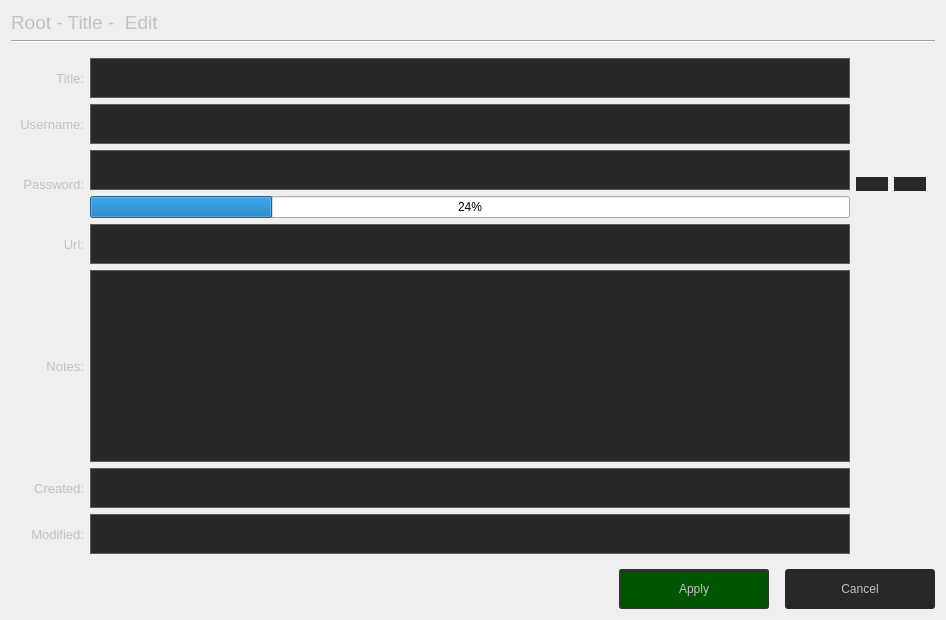
<?xml version="1.0" encoding="UTF-8"?>
<ui version="4.0">
 <class>EditEntry</class>
 <widget class="QWidget" name="EditEntry">
  <property name="geometry">
   <rect>
    <x>0</x>
    <y>0</y>
    <width>946</width>
    <height>620</height>
   </rect>
  </property>
  <property name="windowTitle">
   <string>Form</string>
  </property>
  <layout class="QVBoxLayout" name="verticalLayout_2">
   <item>
    <widget class="QLabel" name="header_label">
     <property name="font">
      <font>
       <pointsize>14</pointsize>
      </font>
     </property>
     <property name="styleSheet">
      <string notr="true">color: rgb(194, 194, 194);</string>
     </property>
     <property name="text">
      <string>Root - Title -  Edit</string>
     </property>
    </widget>
   </item>
   <item>
    <widget class="Line" name="line">
     <property name="orientation">
      <enum>Qt::Horizontal</enum>
     </property>
    </widget>
   </item>
   <item>
    <widget class="QGroupBox" name="groupBox">
     <property name="font">
      <font>
       <pointsize>12</pointsize>
      </font>
     </property>
     <property name="styleSheet">
      <string notr="true">QGroupBox
{
	 border-width: 1px;
     border-style: none;
     border-color: rgb(102, 102, 102);
}</string>
     </property>
     <property name="title">
      <string/>
     </property>
     <property name="alignment">
      <set>Qt::AlignLeading|Qt::AlignLeft|Qt::AlignVCenter</set>
     </property>
     <layout class="QGridLayout" name="gridLayout">
      <item row="5" column="0" colspan="2">
       <widget class="QLabel" name="notes_label">
        <property name="minimumSize">
         <size>
          <width>0</width>
          <height>0</height>
         </size>
        </property>
        <property name="font">
         <font>
          <pointsize>10</pointsize>
         </font>
        </property>
        <property name="styleSheet">
         <string notr="true">color: rgb(194, 194, 194);</string>
        </property>
        <property name="text">
         <string>Notes:</string>
        </property>
        <property name="alignment">
         <set>Qt::AlignRight|Qt::AlignTrailing|Qt::AlignVCenter</set>
        </property>
       </widget>
      </item>
      <item row="3" column="3">
       <widget class="QPushButton" name="pass_button">
        <property name="styleSheet">
         <string notr="true">QPushButton
{
	background-color: rgb(40, 40, 43);
	color: rgb(194, 194, 194);
	border-style: none;
	border-width: 0px;
}

QPushButton::pressed
{
	background-color: rgb(26, 26, 26);
}</string>
        </property>
        <property name="text">
         <string/>
        </property>
       </widget>
      </item>
      <item row="3" column="0" colspan="2">
       <widget class="QLabel" name="password_label">
        <property name="minimumSize">
         <size>
          <width>0</width>
          <height>0</height>
         </size>
        </property>
        <property name="font">
         <font>
          <pointsize>10</pointsize>
         </font>
        </property>
        <property name="styleSheet">
         <string notr="true">color: rgb(194, 194, 194);</string>
        </property>
        <property name="text">
         <string>Password:</string>
        </property>
        <property name="alignment">
         <set>Qt::AlignRight|Qt::AlignTrailing|Qt::AlignVCenter</set>
        </property>
       </widget>
      </item>
      <item row="1" column="0" colspan="2">
       <widget class="QLabel" name="title_label">
        <property name="sizePolicy">
         <sizepolicy hsizetype="Preferred" vsizetype="Preferred">
          <horstretch>0</horstretch>
          <verstretch>0</verstretch>
         </sizepolicy>
        </property>
        <property name="minimumSize">
         <size>
          <width>0</width>
          <height>0</height>
         </size>
        </property>
        <property name="font">
         <font>
          <pointsize>10</pointsize>
         </font>
        </property>
        <property name="styleSheet">
         <string notr="true">color: rgb(194, 194, 194);</string>
        </property>
        <property name="text">
         <string>Title:</string>
        </property>
        <property name="alignment">
         <set>Qt::AlignRight|Qt::AlignTrailing|Qt::AlignVCenter</set>
        </property>
       </widget>
      </item>
      <item row="4" column="0" colspan="2">
       <widget class="QLabel" name="Url_label">
        <property name="minimumSize">
         <size>
          <width>0</width>
          <height>0</height>
         </size>
        </property>
        <property name="font">
         <font>
          <pointsize>10</pointsize>
         </font>
        </property>
        <property name="styleSheet">
         <string notr="true">color: rgb(194, 194, 194);</string>
        </property>
        <property name="text">
         <string>Url:</string>
        </property>
        <property name="alignment">
         <set>Qt::AlignRight|Qt::AlignTrailing|Qt::AlignVCenter</set>
        </property>
       </widget>
      </item>
      <item row="1" column="2">
       <widget class="QLineEdit" name="lineEdit_title">
        <property name="minimumSize">
         <size>
          <width>0</width>
          <height>40</height>
         </size>
        </property>
        <property name="font">
         <font>
          <pointsize>10</pointsize>
         </font>
        </property>
        <property name="styleSheet">
         <string notr="true">QLineEdit
{
	background-color: rgb(39, 39, 42);
	border-width: 1px;
     border-style: solid;
	border-color: rgb(93, 93, 93);
color: rgb(194, 194, 194);
}

QLineEdit:focus
{
border-color: rgb(0, 85, 0);
border-width: 2px;
}</string>
        </property>
       </widget>
      </item>
      <item row="6" column="2">
       <widget class="QLineEdit" name="lineEdit_created">
        <property name="minimumSize">
         <size>
          <width>0</width>
          <height>40</height>
         </size>
        </property>
        <property name="font">
         <font>
          <pointsize>10</pointsize>
         </font>
        </property>
        <property name="styleSheet">
         <string notr="true">QLineEdit
{
	background-color: rgb(39, 39, 42);
	border-width: 1px;
     border-style: solid;
	border-color: rgb(93, 93, 93);
color: rgb(194, 194, 194);
}

QLineEdit:focus
{
border-color: rgb(0, 85, 0);
border-width: 2px;
}</string>
        </property>
        <property name="dragEnabled">
         <bool>false</bool>
        </property>
        <property name="readOnly">
         <bool>true</bool>
        </property>
       </widget>
      </item>
      <item row="2" column="2">
       <widget class="QLineEdit" name="lineEdit_username">
        <property name="minimumSize">
         <size>
          <width>0</width>
          <height>40</height>
         </size>
        </property>
        <property name="font">
         <font>
          <pointsize>10</pointsize>
         </font>
        </property>
        <property name="styleSheet">
         <string notr="true">QLineEdit
{
	background-color: rgb(39, 39, 42);
	border-width: 1px;
     border-style: solid;
	border-color: rgb(93, 93, 93);
color: rgb(194, 194, 194);
}

QLineEdit:focus
{
border-color: rgb(0, 85, 0);
border-width: 2px;
}</string>
        </property>
       </widget>
      </item>
      <item row="4" column="2">
       <widget class="QLineEdit" name="lineEdit_url">
        <property name="minimumSize">
         <size>
          <width>0</width>
          <height>40</height>
         </size>
        </property>
        <property name="font">
         <font>
          <pointsize>10</pointsize>
         </font>
        </property>
        <property name="styleSheet">
         <string notr="true">QLineEdit
{
	background-color: rgb(39, 39, 42);
	border-width: 1px;
     border-style: solid;
	border-color: rgb(93, 93, 93);
color: rgb(194, 194, 194);
}

QLineEdit:focus
{
border-color: rgb(0, 85, 0);
border-width: 2px;
}</string>
        </property>
       </widget>
      </item>
      <item row="3" column="4">
       <widget class="QPushButton" name="gen_button">
        <property name="styleSheet">
         <string notr="true">QPushButton
{
	background-color: rgb(40, 40, 43);
	color: rgb(194, 194, 194);
	border-style: none;
	border-width: 0px;
}

QPushButton::pressed
{
	background-color: rgb(26, 26, 26);
}</string>
        </property>
        <property name="text">
         <string/>
        </property>
       </widget>
      </item>
      <item row="2" column="0" colspan="2">
       <widget class="QLabel" name="username_label">
        <property name="minimumSize">
         <size>
          <width>0</width>
          <height>0</height>
         </size>
        </property>
        <property name="font">
         <font>
          <pointsize>10</pointsize>
         </font>
        </property>
        <property name="styleSheet">
         <string notr="true">color: rgb(194, 194, 194);</string>
        </property>
        <property name="text">
         <string>Username:</string>
        </property>
        <property name="alignment">
         <set>Qt::AlignRight|Qt::AlignTrailing|Qt::AlignVCenter</set>
        </property>
       </widget>
      </item>
      <item row="5" column="2">
       <widget class="QTextEdit" name="textEdit">
        <property name="font">
         <font>
          <pointsize>10</pointsize>
         </font>
        </property>
        <property name="styleSheet">
         <string notr="true">QTextEdit
{
	background-color: rgb(39, 39, 42);
	border-width: 1px;
     border-style: solid;
	border-color: rgb(93, 93, 93);
color: rgb(194, 194, 194);
}

QTextEdit:focus
{
border-color: rgb(0, 85, 0);
border-width: 2px;
}</string>
        </property>
       </widget>
      </item>
      <item row="7" column="2">
       <widget class="QLineEdit" name="lineEdit_modified">
        <property name="minimumSize">
         <size>
          <width>0</width>
          <height>40</height>
         </size>
        </property>
        <property name="font">
         <font>
          <pointsize>10</pointsize>
         </font>
        </property>
        <property name="styleSheet">
         <string notr="true">QLineEdit
{
	background-color: rgb(39, 39, 42);
	border-width: 1px;
     border-style: solid;
	border-color: rgb(93, 93, 93);
color: rgb(194, 194, 194);
}

QLineEdit:focus
{
border-color: rgb(0, 85, 0);
border-width: 2px;
}</string>
        </property>
        <property name="readOnly">
         <bool>true</bool>
        </property>
        <property name="clearButtonEnabled">
         <bool>false</bool>
        </property>
       </widget>
      </item>
      <item row="7" column="0" colspan="2">
       <widget class="QLabel" name="modified_label">
        <property name="font">
         <font>
          <pointsize>10</pointsize>
         </font>
        </property>
        <property name="styleSheet">
         <string notr="true">color: rgb(194, 194, 194);</string>
        </property>
        <property name="text">
         <string>Modified:</string>
        </property>
        <property name="alignment">
         <set>Qt::AlignRight|Qt::AlignTrailing|Qt::AlignVCenter</set>
        </property>
       </widget>
      </item>
      <item row="6" column="0" colspan="2">
       <widget class="QLabel" name="created_label">
        <property name="font">
         <font>
          <pointsize>10</pointsize>
         </font>
        </property>
        <property name="styleSheet">
         <string notr="true">color: rgb(194, 194, 194);</string>
        </property>
        <property name="text">
         <string>Created:</string>
        </property>
        <property name="alignment">
         <set>Qt::AlignRight|Qt::AlignTrailing|Qt::AlignVCenter</set>
        </property>
       </widget>
      </item>
      <item row="3" column="2">
       <layout class="QVBoxLayout" name="verticalLayout">
        <item>
         <widget class="QLineEdit" name="lineEdit_password">
          <property name="minimumSize">
           <size>
            <width>0</width>
            <height>40</height>
           </size>
          </property>
          <property name="font">
           <font>
            <pointsize>10</pointsize>
           </font>
          </property>
          <property name="styleSheet">
           <string notr="true">QLineEdit
{
	background-color: rgb(39, 39, 42);
	border-width: 1px;
     border-style: solid;
	border-color: rgb(93, 93, 93);
color: rgb(194, 194, 194);
}

QLineEdit:focus
{
border-color: rgb(0, 85, 0);
border-width: 2px;
}</string>
          </property>
         </widget>
        </item>
        <item>
         <widget class="QProgressBar" name="progressBar">
          <property name="value">
           <number>24</number>
          </property>
         </widget>
        </item>
       </layout>
      </item>
     </layout>
    </widget>
   </item>
   <item>
    <layout class="QHBoxLayout" name="horizontalLayout">
     <item>
      <spacer name="horizontalSpacer">
       <property name="orientation">
        <enum>Qt::Horizontal</enum>
       </property>
       <property name="sizeHint" stdset="0">
        <size>
         <width>40</width>
         <height>20</height>
        </size>
       </property>
      </spacer>
     </item>
     <item>
      <widget class="QPushButton" name="apply_button">
       <property name="minimumSize">
        <size>
         <width>150</width>
         <height>40</height>
        </size>
       </property>
       <property name="styleSheet">
        <string notr="true">QPushButton
{
	background-color:rgb(0, 85, 0);
	color: rgb(194, 194, 194);
	border-style: solid;
	border-width: 2px;
	border-color: rgb(52, 52, 52);
	border-radius: 3px;
}

QPushButton::hover
{
	background-color: rgb(0, 94, 0);
}

QPushButton::pressed
{
	border: none;
}</string>
       </property>
       <property name="text">
        <string>Apply</string>
       </property>
      </widget>
     </item>
     <item>
      <spacer name="horizontalSpacer_2">
       <property name="orientation">
        <enum>Qt::Horizontal</enum>
       </property>
       <property name="sizeType">
        <enum>QSizePolicy::Fixed</enum>
       </property>
       <property name="sizeHint" stdset="0">
        <size>
         <width>10</width>
         <height>20</height>
        </size>
       </property>
      </spacer>
     </item>
     <item>
      <widget class="QPushButton" name="cancel_button">
       <property name="minimumSize">
        <size>
         <width>150</width>
         <height>40</height>
        </size>
       </property>
       <property name="styleSheet">
        <string notr="true">QPushButton
{
	background-color: rgb(40, 40, 43);
	color: rgb(194, 194, 194);
	border-style: none;
	border-width: 0px;
	border-color: rgb(45, 45, 45);
	border-radius: 3px;
}

QPushButton::hover
{
	background-color: rgb(36, 36, 36);
	border-style: solid;
	border-color: rgb(45, 45, 45);
    border-width: 3px;
}

QPushButton::pressed
{
	background-color: rgb(26, 26, 26);
	border: none;
}</string>
       </property>
       <property name="text">
        <string>Cancel</string>
       </property>
      </widget>
     </item>
    </layout>
   </item>
  </layout>
 </widget>
 <resources/>
 <connections/>
</ui>
